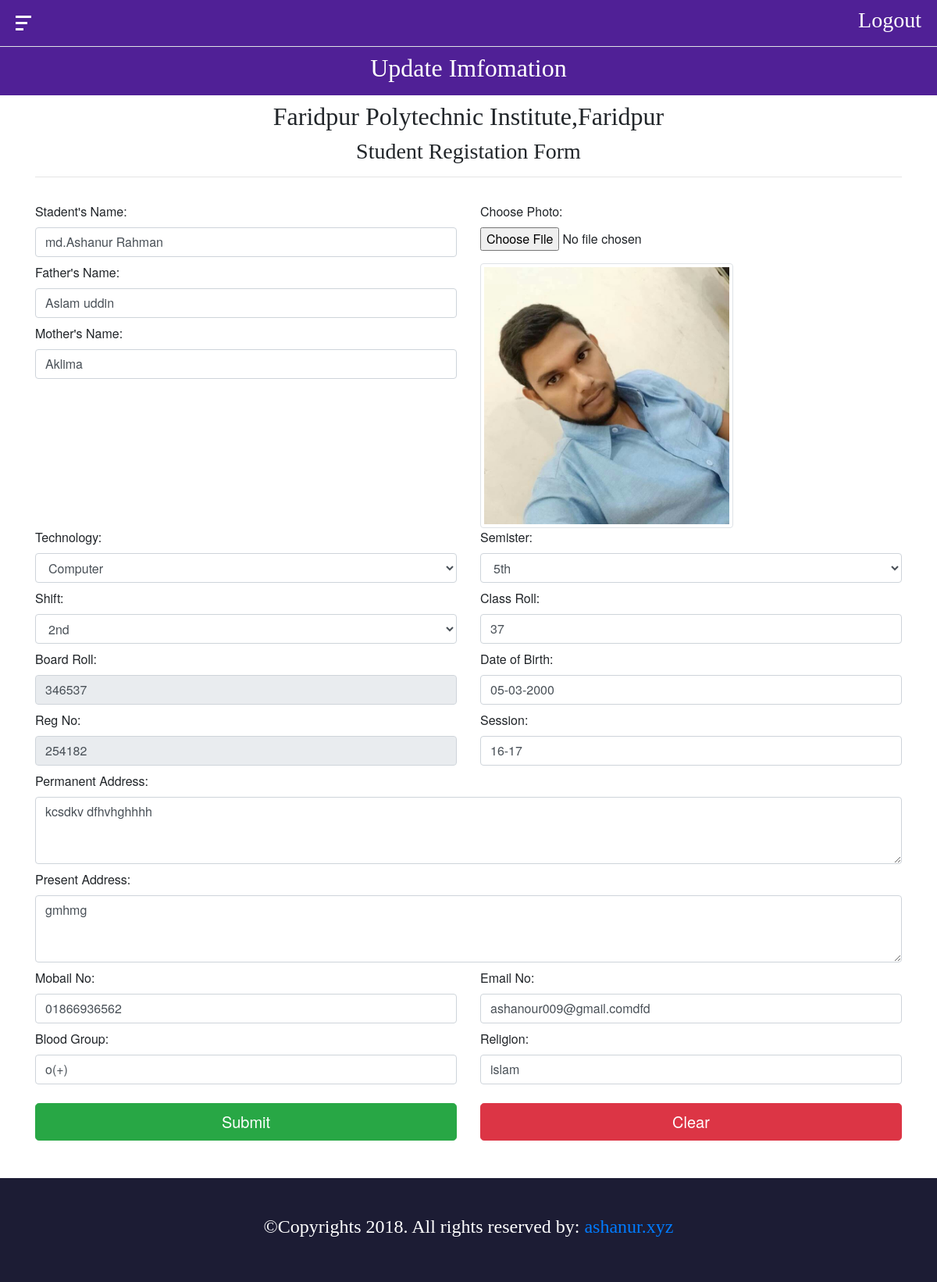
The app's page /update.php?id=2 with its own data.
### tables this page shows
CREATE TABLE `reg` (
  `id` int(11) NOT NULL,
  `sname` varchar(50) NOT NULL,
  `fname` varchar(50) NOT NULL,
  `mname` varchar(50) NOT NULL,
  `photo` varchar(50) NOT NULL,
  `tech` varchar(30) NOT NULL,
  `shift` varchar(15) NOT NULL,
  `broll` int(6) NOT NULL,
  `reg` int(6) NOT NULL,
  `semis` varchar(50) NOT NULL,
  `croll` int(10) NOT NULL,
  `birth` varchar(50) NOT NULL,
  `session` varchar(20) NOT NULL,
  `padd` varchar(100) NOT NULL,
  `ppadd` varchar(100) NOT NULL,
  `mob` varchar(20) NOT NULL,
  `blood` varchar(10) NOT NULL,
  `email` varchar(75) NOT NULL,
  `religion` varchar(15) NOT NULL
);

### main.php (called while the page is built, shortened)
<?php
    class Main{
        protected $host = 'localhost';
        protected $user = 'root';
        protected $pass = '';
        protected $db = 'clg';
        protected $con;
        public function __construct(){
            if(!isset($this->con)){
                $this->con = new mysqli($this->host,$this->user,$this->pass,$this->db);
            }
            return $this->con;
        }
        public function single_data($id){
            $this->id = $id;
            $this->sql = "SELECT * FROM reg WHERE id = '$this->id'";
            $this->result = $this->con->query($this->sql);
            if($this->result == true){
                return $this->result;
            }else{
                echo 'erroe';
            }
        }
    }
?>

### update.php (the view, shortened to what this page needs)
<?php
    include 'main.php';
    $obj = new Main;
    $id = $_GET['id'];
    $data = $obj->single_data($id);
?>
<!DOCTYPE html>
<html>
    <head>
        <link rel="stylesheet" type="text/css" href="css/bootstrap.min.css" />
        <link rel="stylesheet" type="text/css" href="css/style3.css" />
        <link rel="stylesheet" type="text/css" href="css/update.css" />
    </head>
    <body>
         <div class="row row1">
             <h3 class='mm' style="margin-left:auto; margin-top:7px;"><a class="sty" style="text-decoration: none; font-family: 'Slabo 27px', serif;" href="logout1.php?logout=1">Logout</a></h3>
            <div id="sidebar">
                <div id="sidebar-btn">
                    <span></span>
                    <span></span>
                    <span></span>
                </div>
            </div>
        </div>
    <div class=''><h2 class='text-center text-white pb-3 pt-2 border-top ' style="background:#502096;font-family: 'Slabo 27px', serif;">Update Imfomation</h2>
    </div>
        <div class="container">
            <div class="row">
                <div class="col-md-12 m-auto">
                    <h2 class='text-center' style="font-family: 'Slabo 27px', serif;">Faridpur Polytechnic Institute,Faridpur</h2>
                    <h3 class='text-center' style="font-family: 'Slabo 27px', serif;">Student Registation Form</h3>
                    <hr>
                    <form class="pt-3" action="uinsert.php" method='post'  enctype='multipart/form-data'>
                        <?php
                            if($data->num_rows>0){
                                while($row = $data->fetch_object()){
                                ?>
                        <div class="row">
                            <div class="col-md-6">
                                <label for="name">Stadent's Name:</label>
                                <input type="text" class='form-control mb-2' value="<?php echo $row->sname;?>" name='sname' id='name' />
                                <label for="fname">Father's Name:</label>
                                <input type="text" class='form-control mb-2' value="<?php echo $row->fname;?>" name='fname' id='fname' />
                                <label for="mname">Mother's Name:</label>
                                <input type="text" class='form-control mb-2'  value="<?php echo $row->mname;?>" name='mname' id='mname' />
                            </div>
                            <div class="col-md-6">
                                <div class="form-group">
                                    <label for="exampleFormControlFile1">Choose Photo:</label>
                                    <input type="file" name="file" class="form-control-file mb-2" id="exampleFormControlFile1">
                                </div>
                                <img class='img-thumbnail wid' src="img/<?php echo $row->photo;?>" alt="ashanur.jpg">
                            </div>
                        </div>
                        <div class="row">
                            <div class='col-md-6'>
                                <label for="tech">Technology:</label>
                                <select class="form-control mb-2" name="tech" id="tech">
                                    <option value="Computer" <?php if($row->tech == "Computer"){echo "selected";}?>>Computer</option>
                                </select>
                                <label for="shift">Shift:</label>
                                <select class="form-control mb-2" name="shift" id="shift">
                                    <option value="2nd" <?php if($row->shift == "2nd"){echo "selected";}?>>2nd</option>
                                </select>
                                <label for="broll">Board Roll:</label>
                                <input type="number" class='form-control mb-2' value="<?php echo $row->broll;?>" name='broll' id='broll' readonly />
                                <label for="reg">Reg No:</label>
                                <input type="number" class='form-control mb-2' value="<?php echo $row->reg;?>" name='reg' id='reg' readonly />
                            </div>
                            <div class='col-md-6'>
                                <label for="semis">Semister:</label>
                                <select class="form-control mb-2" name="semis" id="semis">
                                    <option value="5th" <?php if($row->semis == "5th"){echo "selected";}?>>5th</option>
                                </select>
                                <label for="croll">Class Roll:</label>
                                <input type="number" class='form-control mb-2' value="<?php echo $row->croll;?>" name='croll' id='croll' />
                                <label for="birth">Date of Birth:</label>
                                <input type="text" class='form-control mb-2' value="<?php echo $row->birth;?>" name='birth' id='birth' />
                                <label for="sess">Session:</label>
                                <input type="text" class='form-control mb-2' value="<?php echo $row->session;?>" name='session' id='sess' />
                            </div>
                        </div>
                        <label for="padd">Permanent Address:</label>
                        <textarea name="padd" class='form-control mb-2' id="padd" cols="10" rows="3"><?php echo $row->padd;?></textarea>
                        <label for="ppadd">Present Address:</label>
                        <textarea name="ppadd" class='form-control mb-2' id="ppadd" cols="10" rows="3"><?php echo $row->ppadd;?></textarea>
                        <div class="row">
                            <div class="col-md-6">
                                <label for="mob">Mobail No:</label>
                                <input type="number" class='form-control mb-2' value="<?php echo $row->mob;?>" id='mob' name='mob' />
                                <label for="blood">Blood Group:</label>
                                <input type="text" class='form-control mb-2' value="<?php echo $row->blood;?>" id='blood' name='blood' />
                            </div>
                            <div class="col-md-6">
                                <label for="em">Email No:</label>
                                <input type="email" class='form-control mb-2' value="<?php echo $row->email;?>" id='em' name='email'/>
                                <label for="re">Religion:</label>
                                <input type="text" class='form-control mb-2' value="<?php echo $row->religion;?>" id='re' name='religion' />
                            </div>
                        </div>
                        <div class="row mb-5 mt-3">
                            <div class="col-md-6">
                                <input class='btn btn-success btn-lg btn-block' type="submit" name='submit'>
                            </div>
                            <div class="col-md-6">
                                <input class='btn btn-danger btn-lg btn-block' type="reset" value='Clear' name=''>
                            </div>
                        </div>
                        <?php
                            }
                        }
                    ?>
                    </form>
                </div>
            </div>
        </div>
        <footer>
			<div class="pt-5 pb-5" style='background: #1C1C34;'>
				<div class="container">
					<div class="row">
						<div class="col-md-12 col-sm-12">
							<h4 class="text-center text-white" style="font-family: 'Slabo 27px', serif;">&copy;Copyrights 2018. All rights reserved by:<a href="ashanur.xyz"> ashanur.xyz</a></h4>
						</div>
					</div>
				</div>
			</div>
		</footer>
    </body>
</html>

### css/style3.css (style rules this page uses)
body { margin:0px; padding:0px; font-family:"Helvetica Neue", Helvetica, Arial; }
.row1 { margin:0!important; padding:0!important; background: #502096; height: 59px; }
#sidebar { background:#502096; width:200px; height:100%; display:block; position:absolute; left:-200px; top:0px; transition:left 0.3s linear; z-index: 9999; }
.sty { color:#fff; }
.mm { margin-right:20px; }
#sidebar-btn { display:inline-block; vertical-align: middle; width:20px; height:15px; cursor:pointer; margin:20px; position:absolute; top:0px; right:-60px; }
#sidebar-btn span { height:3px; background:#fff; margin-bottom:5px; display:block; }
#sidebar-btn span:nth-child(2) { width:75%; }
#sidebar-btn span:nth-child(3) { width:50%; }

### css/update.css (style rules this page uses)
.wid { max-width: 60%!important; }

### records on screen
reg: sname "md.Ashanur Rahman", fname "Aslam uddin", mname "Aklima", photo (picture), tech "Computer", shift "2nd", broll "346537", reg "254182", semis "5th", croll "37", birth "05-03-2000", session "16-17", padd "kcsdkv dfhvhghhhh", ppadd "gmhmg", mob "01866936562", blood "o(+)", email "ashanour009@gmail.comdfd", religion "islam"
